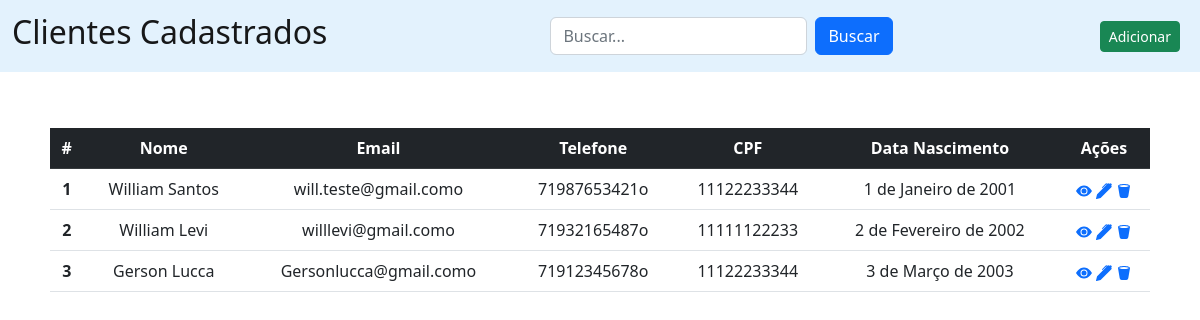
Before: / with the older database file.
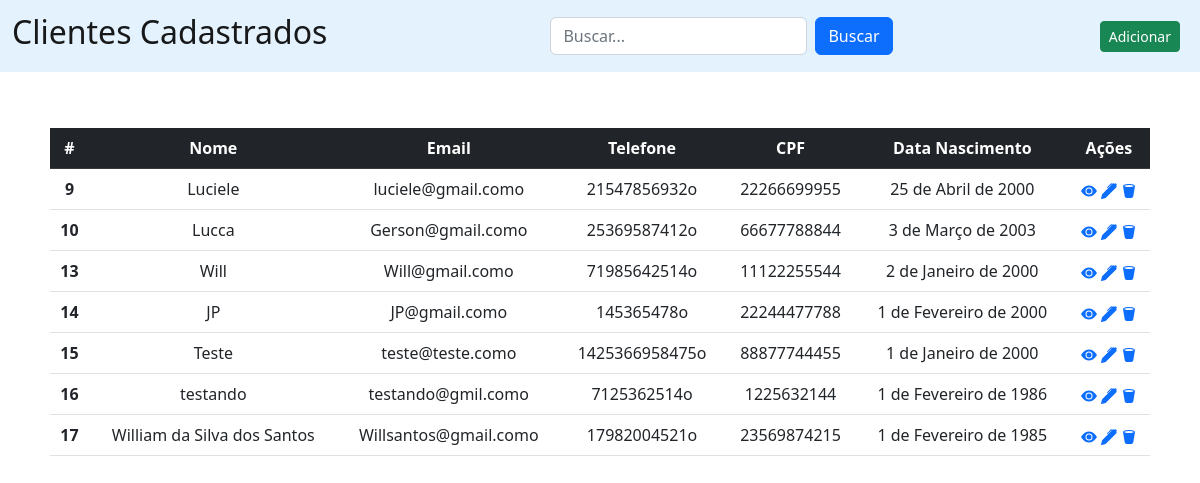
After: the same page with the newer database file.
### app/models.py (models this page shows)
class Dados(models.Model):
    nome = models.CharField(max_length=150)
    email = models.EmailField()
    telefone = models.CharField(max_length=14)
    cpf = models.CharField(max_length=11)
    data_nascimento = models.DateField()

### app/views.py (the view)
# urls.py: path('', index, name='index'),
def index(request):
    data = {}
    search = request.GET.get('search')
    if search:
        data['db'] = Dados.objects.filter(nome__icontains=search)
    else:
        data['db'] = Dados.objects.all()
    return render(request, 'index.html', data)

### app/templates/index.html (shortened to what this page needs)
<!DOCTYPE html>
<html lang="pt-br">
    <head>
<link href="https://cdn.jsdelivr.net/npm/bootstrap@5.2.3/dist/css/bootstrap.min.css" rel="stylesheet">
    </head>
    <body>
        <nav class="navbar" style="background-color: #e3f2fd">
          <div class="container-fluid">
            <a class="navbar-brand"><h2>Clientes Cadastrados</h2></a>
            <form method="get" class="d-flex" role="search">
                <input class="form-control me-2" type="text" id="search" name="search" placeholder="Buscar..." aria-label="Search">
                <button class="btn btn-primary" type="submit">Buscar</button>
            </form>
            <div class="d-grid gap-2 d-md-flex justify-content-md-end">
                <a href="/form/" class="btn btn-success me-md-2 btn-sm">Adicionar</a>
            </div>
          </div>
        </nav>
        <div class="col-6 m-auto pt-2 pb-2 text-center">
        </div>
        <div class="col-11 m-auto pt-3 pb-2 text-center">
            <br>
            <table class="table">
             <thead class="table-dark">
                <tr>
                  <th scope="col">#</th>
                  <th scope="col">Nome</th>
                  <th scope="col">Email</th>
                  <th scope="col">Telefone</th>
                  <th scope="col">CPF</th>
                  <th scope="col">Data Nascimento</th>
                    <th scope="col">Ações</th>
                </tr>
              </thead>
              <tbody>
              {% for dbs in db %}
                  <tr>
                      <th>{{ dbs.id }}</th>
                      <td>{{ dbs.nome }}</td>
                      <td>{{ dbs.email }}o</td>
                      <td>{{ dbs.telefone }}o</td>
                      <td>{{ dbs.cpf }}</td>
                      <td>{{ dbs.data_nascimento }}</td>
                      <td>
                          <a href="/view/{{dbs.id}}/">
                              <svg xmlns="http://www.w3.org/2000/svg" width="16" height="16" fill="currentColor" class="bi bi-eye-fill" viewBox="0 0 16 16">
                                  <path d="M10.5 8a2.5 2.5 0 1 1-5 0 2.5 2.5 0 0 1 5 0z"/>
                                  <path d="M0 8s3-5.5 8-5.5S16 8 16 8s-3 5.5-8 5.5S0 8 0 8zm8 3.5a3.5 3.5 0 1 0 0-7 3.5 3.5 0 0 0 0 7z"/>
                              </svg></a>
                          <a href="/edit/{{dbs.id}}/">
                              </a>
                          <a href="/delete/{{dbs.id}}/" class=" btnDel">
                              </a>
                      </td>
                  </tr>
              {% endfor %}
              </tbody>
            </table>
        </div>
        {% load static %}
    </body>
</html>

Changed rows visible on the page:
removed Dados: id "1", nome "William Santos", email "will.teste@gmail.com", telefone "71987653421", cpf "11122233344", data_nascimento "1 de Janeiro de 2001"
removed Dados: id "2", nome "William Levi", email "willlevi@gmail.com", telefone "71932165487", cpf "11111122233", data_nascimento "2 de Fevereiro de 2002"
removed Dados: id "3", nome "Gerson Lucca", email "Gersonlucca@gmail.com", telefone "71912345678", cpf "11122233344", data_nascimento "3 de Março de 2003"
added Dados: id "9", nome "Luciele", email "luciele@gmail.com", telefone "21547856932", cpf "22266699955", data_nascimento "25 de Abril de 2000"
added Dados: id "10", nome "Lucca", email "Gerson@gmail.com", telefone "25369587412", cpf "66677788844", data_nascimento "3 de Março de 2003"
added Dados: id "13", nome "Will", email "Will@gmail.com", telefone "71985642514", cpf "11122255544", data_nascimento "2 de Janeiro de 2000"
added Dados: id "14", nome "JP", email "JP@gmail.com", telefone "145365478", cpf "22244477788", data_nascimento "1 de Fevereiro de 2000"
added Dados: id "15", nome "Teste", email "teste@teste.com", telefone "1425366958475", cpf "88877744455", data_nascimento "1 de Janeiro de 2000"
added Dados: id "16", nome "testando", email "testando@gmil.com", telefone "7125362514", cpf "1225632144", data_nascimento "1 de Fevereiro de 1986"
added Dados: id "17", nome "William da Silva dos Santos", email "Willsantos@gmail.com", telefone "17982004521", cpf "23569874215", data_nascimento "1 de Fevereiro de 1985"
